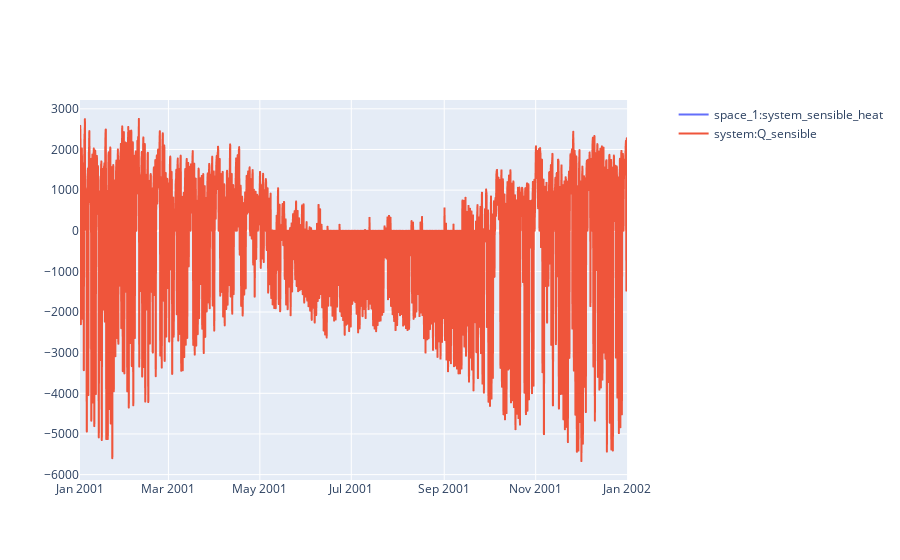

Write notebook code for a chart like this one.
### Code cell
variables = [pro.component("space_1").variable("system_sensible_heat"),
             pro.component("system").variable("Q_sensible")] 
sim.plot(pro.dates(),variables)

### Figure 1 — Plotly figure (JSON) as saved in the notebook; plotly's stock layout.template omitted (floating-point values rounded to 4 significant figures; data arrays with more than 128 entries replaced by an {"elided": "..."} marker saying what was removed)
{"data": [{"hovertemplate": "date=%{x}<br>space_1:system_sensible_heat=%{y}<extra></extra>", "legendgroup": "", "line": {"dash": "solid"}, "marker": {"symbol": "circle"}, "mode": "lines", "name": "space_1:system_sensible_heat", "showlegend": true, "type": "scattergl", "x": {"elided": "8760 str values"}, "xaxis": "x", "y": {"elided": "8760 float values"}, "yaxis": "y"}, {"hovertemplate": "date=%{x}<br>system:Q_sensible=%{y}<extra></extra>", "legendgroup": "", "line": {"dash": "solid"}, "marker": {"symbol": "circle"}, "mode": "lines", "name": "system:Q_sensible", "showlegend": true, "type": "scattergl", "x": {"elided": "8760 str values"}, "xaxis": "x", "y": {"elided": "8760 float values"}, "yaxis": "y"}], "layout": {"xaxis": {"anchor": "y", "domain": [0, 0.94]}, "yaxis": {"anchor": "x", "domain": [0, 1]}, "yaxis2": {"anchor": "x", "overlaying": "y", "side": "right"}}}
